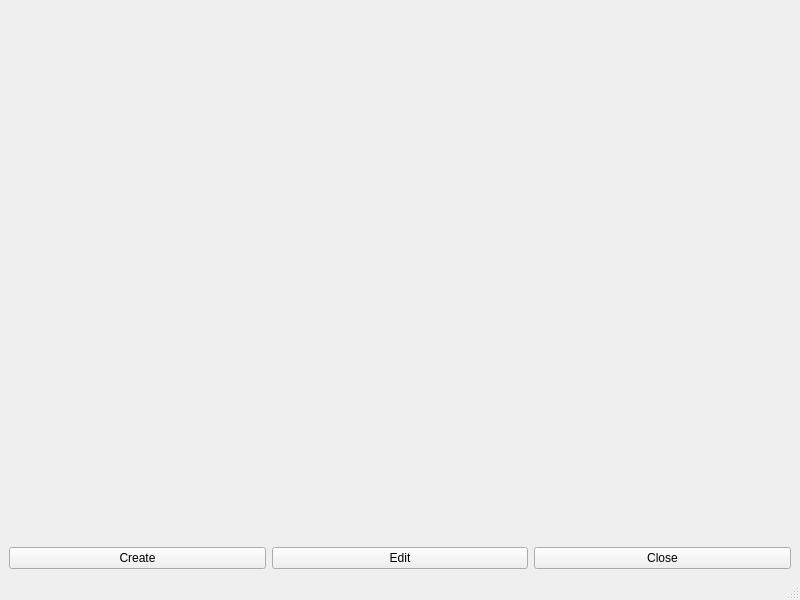
<?xml version="1.0" encoding="UTF-8"?>
<ui version="4.0">
 <class>MainWindow</class>
 <widget class="QMainWindow" name="MainWindow">
  <property name="geometry">
   <rect>
    <x>0</x>
    <y>0</y>
    <width>800</width>
    <height>600</height>
   </rect>
  </property>
  <property name="windowTitle">
   <string>MainWindow</string>
  </property>
  <widget class="QWidget" name="centralwidget">
   <layout class="QGridLayout" name="gridLayout">
    <item row="0" column="0">
     <layout class="QVBoxLayout" name="verticalLayout">
      <item>
       <widget class="QWidget" name="widget" native="true"/>
      </item>
      <item>
       <spacer name="verticalSpacer">
        <property name="orientation">
         <enum>Qt::Vertical</enum>
        </property>
        <property name="sizeHint" stdset="0">
         <size>
          <width>20</width>
          <height>40</height>
         </size>
        </property>
       </spacer>
      </item>
      <item>
       <layout class="QHBoxLayout" name="horizontalLayout">
        <item>
         <widget class="QPushButton" name="pushButton">
          <property name="text">
           <string>Create</string>
          </property>
         </widget>
        </item>
        <item>
         <widget class="QPushButton" name="pushButton_2">
          <property name="text">
           <string>Edit</string>
          </property>
         </widget>
        </item>
        <item>
         <widget class="QPushButton" name="pushButton_3">
          <property name="text">
           <string>Close</string>
          </property>
         </widget>
        </item>
       </layout>
      </item>
     </layout>
    </item>
   </layout>
  </widget>
  <widget class="QMenuBar" name="menubar">
   <property name="geometry">
    <rect>
     <x>0</x>
     <y>0</y>
     <width>800</width>
     <height>21</height>
    </rect>
   </property>
  </widget>
  <widget class="QStatusBar" name="statusbar"/>
 </widget>
 <resources/>
 <connections/>
</ui>
